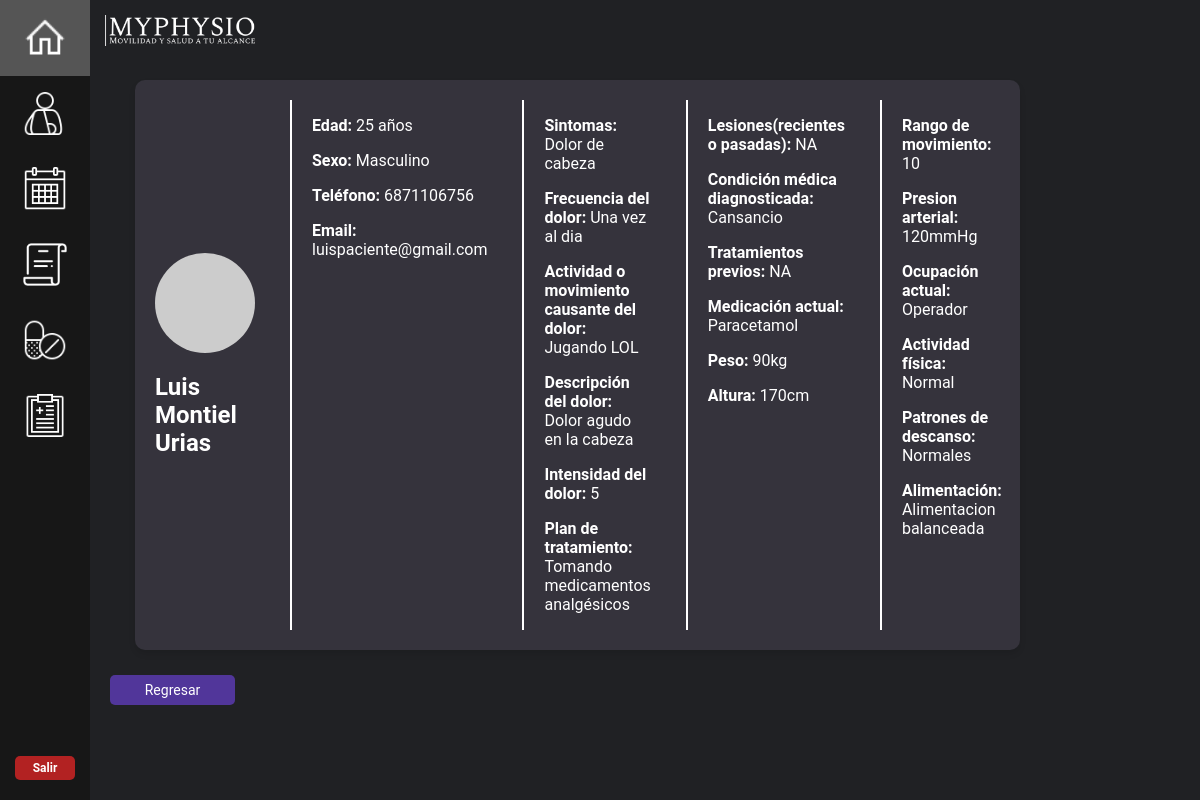
Page /mostrar_paciente/1/ on the committed database.
### mainapp/models.py (models this page shows, shortened)
class Paciente(models.Model):
    nombre = models.CharField(max_length=50)
    apellido_paterno = models.CharField(max_length=50)
    apellido_materno = models.CharField(max_length=50)
    edad = models.IntegerField()
    sexo = models.CharField(max_length=50, blank=True, null=True)
    direccion = models.CharField(max_length=50, blank=True, null=True)
    telefonoP = models.IntegerField(blank=True, null=True)
    emailP = models.EmailField(blank=True, null=True)
    sintomas = models.CharField(max_length=50, blank=True, null=True)
    frecuencia_dolor = models.CharField(max_length=50, blank=True, null=True)
    act_causante = models.CharField(max_length=50, blank=True, null=True)
    descripcion_dolor = models.CharField(max_length=50, blank=True, null=True)
    intensidad_dolor = models.CharField(max_length=50, blank=True, null=True)
    tratamiento = models.CharField(max_length=50, blank=True, null=True)
    lesiones = models.CharField(max_length=50, blank=True, null=True)
    condicion = models.CharField(max_length=50, blank=True, null=True)
    tratamientos_previos = models.CharField(max_length=50, blank=True, null=True)
    medicacion_actual = models.CharField(max_length=50, blank=True, null=True)
    peso = models.IntegerField(blank=True, null=True)
    altura = models.IntegerField(blank=True, null=True)
    rango_mov = models.IntegerField(blank=True, null=True)
    presion = models.CharField(max_length=50, blank=True, null=True)
    ocupacion = models.CharField(max_length=50, blank=True, null=True)
    act_fisica = models.CharField(max_length=50, blank=True, null=True)
    descanso = models.CharField(max_length=50, blank=True, null=True)
    alimentacion = models.CharField(max_length=50, blank=True, null=True)
    def __str__(self):
        return self.nombre + ' ' + self.apellido_paterno + ' ' + self.apellido_materno

### mainapp/views.py (the view)
# urls.py: path("mostrar_paciente/<paciente_id>/", views.mostrar_paciente, name="mostrar_paciente"),
def mostrar_paciente(request, paciente_id):
    paciente = Paciente.objects.get(pk=paciente_id)
    return render(request, "./mostrar_paciente.html", {'paciente': paciente})

### mainapp/templates/mostrar_paciente.html (shortened to what this page needs)
{% extends "dashboard_home.html" %}
{% load static %}
{% block content %}
<div class="container_citas">
    <div class="card-container">
        <div class="avatar">
            <img src="https://via.placeholder.com/100" alt="Avatar del paciente">
            <h2>{{ paciente }}</h2>
        </div>
        <div class="info">
            <p><strong>Edad:</strong> {{paciente.edad}} años</p>
            <p><strong>Sexo:</strong> {{paciente.sexo}}</p>
            <p><strong>Teléfono:</strong> {{paciente.telefonoP}}</p>
            <p><strong>Email:</strong> {{paciente.emailP}}</p>
        </div>
        <div class="info">
            <p><strong>Sintomas:</strong> {{paciente.sintomas}}</p>
            <p><strong>Frecuencia del dolor:</strong> {{paciente.frecuencia_dolor}}</p>
            <p><strong>Actividad o movimiento causante del dolor:</strong> {{paciente.act_causante}}<p>
            <p><strong>Descripción del dolor:</strong> {{paciente.descripcion_dolor}}<p>
            <p><strong>Intensidad del dolor:</strong> {{paciente.intensidad_dolor}}</p>
            <p><strong>Plan de tratamiento:</strong> {{paciente.tratamiento}}</p>
        </div>
        <div class="info">
            <p><strong>Lesiones(recientes o pasadas):</strong> {{paciente.lesiones}}</p>
            <p><strong>Condición médica diagnosticada:</strong> {{paciente.condicion}}</p>
            <p><strong>Tratamientos previos:</strong> {{paciente.tratamientos_previos}}</p>
            <p><strong>Medicación actual:</strong> {{paciente.medicacion_actual}}</p>
            <p><strong>Peso:</strong> {{paciente.peso}}kg</p>
            <p><strong>Altura:</strong> {{paciente.altura}}cm</p>
        </div>
        <div class="info">
            <p><strong>Rango de movimiento:</strong> {{paciente.rango_mov}}</p>
            <p><strong>Presion arterial:</strong> {{paciente.presion}}</p>
            <p><strong>Ocupación actual:</strong> {{paciente.ocupacion}}</p>
            <p><strong>Actividad física:</strong> {{paciente.act_fisica}}</p>
            <p><strong>Patrones de descanso:</strong> {{paciente.descanso}}</p>
            <p><strong>Alimentación:</strong> {{paciente.alimentacion}}</p>
        </div>
    </div>
</div>
    <a href="/pacientes"><button id="next1" class="next-button" type="button">Regresar</button></a>
{% endblock %}

### mystaticfiles/styles.css (style rules this page uses)
* { font-family: 'Roboto'; }
body { display: flex; flex-direction: column; margin: 0; min-height: 100vh; color: white; background-color: #202124; }
.next-button { width: 250px; height: 30px; text-align: center; background-color: #51369A; color: white; font-size: 14px; cursor: pointer; border-radius: 5px; border: none; align-self: center; margin-right: 16%; transition: all ease 0.5s; }

### mainapp/templates/dashboard_home.html (style rules this page uses)
body { margin: 0; font-family: "Roboto"; color: white; background-color: #202124; }
img { width:75%; display:block; margin-left:auto; margin-right:auto; }

### mainapp/templates/mostrar_paciente.html (style rules this page uses)
.container_citas { color: white; margin: 60px 200px 25px 25px; }
.next-button { width: 125px; height: 30px; text-align: center; background-color: #51369A; color: white; font-size: 14px; cursor: pointer; border-radius: 5px; border: none; align-self: center; margin-right: 16%; transition: all ease 0.5s; }
.card-container { background-color: #35333C; border-radius: 10px; box-shadow: 0 4px 6px rgba(0, 0, 0, 0.1); display: flex; width: 100%; padding: 20px; gap: 35px; }
.avatar img { border-radius: 50%; width: 100px; height: 100px; object-fit: cover; }
.avatar { align-self: center; width: 200px; }
.info { border-left: 2px solid white; padding-left: 20px; }

### rows in the picture
Paciente: nombre+apellido_paterno+apellido_materno "Luis Montiel Urias", edad "25", sexo "Masculino", telefonoP "6871106756", emailP "luispaciente@gmail.com", sintomas "Dolor de cabeza", frecuencia_dolor "Una vez al dia", act_causante "Jugando LOL", descripcion_dolor "Dolor agudo en la cabeza", intensidad_dolor "5", tratamiento "Tomando medicamentos analgésicos", lesiones "NA", condicion "Cansancio", tratamientos_previos "NA", medicacion_actual "Paracetamol", peso "90", altura "170", rango_mov "10", presion "120mmHg", ocupacion "Operador", act_fisica "Normal", descanso "Normales", alimentacion "Alimentacion balanceada"
